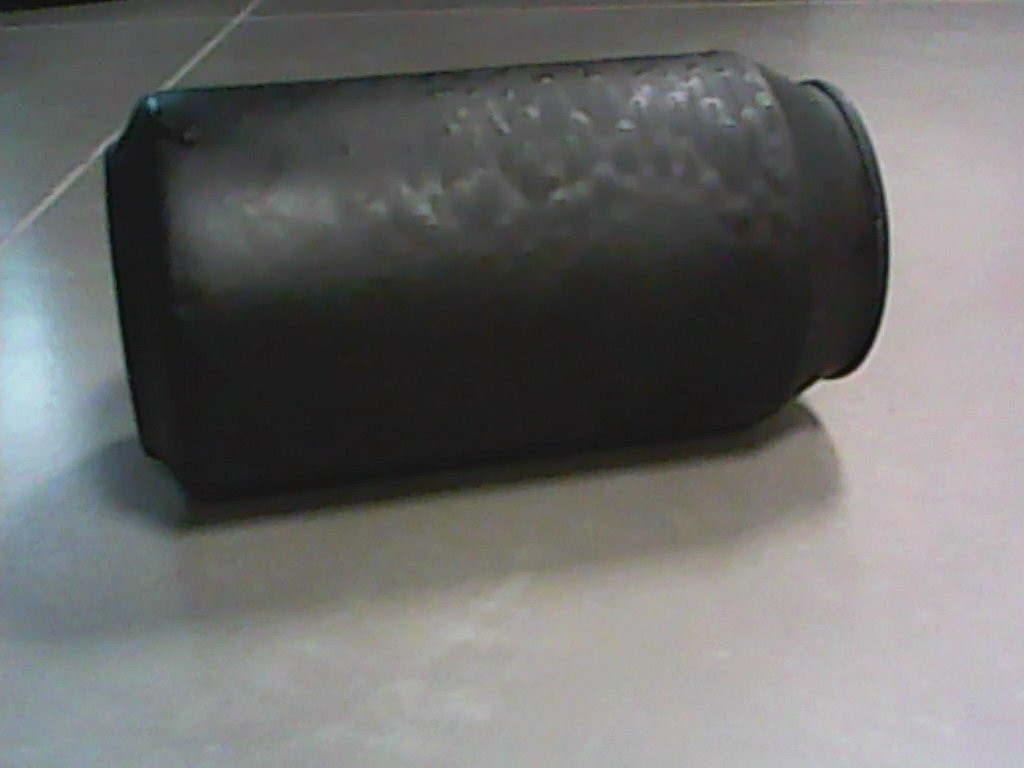
#> input picture WIN_20170322_18_30_36_Pro.jpg, 1024 x 768 px, given in place of the camera
$ python detect.py   (older library calls are emulated)
#> lines starting #> are read from the running program, lines starting #| are printed output that depends on the picture; after the words box and inside, x2 and y2 are one past the last pixel; in counts of white or black regions, pixels touching at a corner belong together
import cv2
import numpy as np
import statistics as stat
import serial
import time


#Import cascade files for classifiers
face_cascade = cv2.CascadeClassifier('haarcascade_frontalface_default.xml')
can_cascade = cv2.CascadeClassifier('can_cascade.xml')
#ser = serial.Serial('/dev/ttyACM0',9600, timeout = 5)
time.sleep(1)

#initialize cameras for video analysis and object detection
cap = cv2.VideoCapture(0)
cap.set(cv2.CAP_PROP_FRAME_WIDTH, 100);
cap.set(cv2.CAP_PROP_FRAME_HEIGHT, 100);

#cap2 = cv2.VideoCapture(2)
#cap2.set(cv2.CAP_PROP_FRAME_WIDTH, 100);
#cap2.set(cv2.CAP_PROP_FRAME_HEIGHT, 100);

#constant declaration for rgb-green value
green = (0,255,0)

inicio = True

#functions declarations
# [6 lines left out: function show, not called in this run]

def overlay_mask(mask, image):
	#make the mask rgb
    rgb_mask = cv2.cvtColor(mask, cv2.COLOR_GRAY2RGB)
    #calculates the weightes sum of two arrays. in our case image arrays
    #input, how much to weight each.
    #optional depth value set to 0 no need
    img = cv2.addWeighted(rgb_mask, 0.5, image, 0.5, 0)
    return img

def find_biggest_contour(image):
    # Copy
    image = image.copy()
    #input, gives all the contours, contour approximation compresses horizontal,
    #vertical, and diagonal segments and leaves only their end points. For example,
    #an up-right rectangular contour is encoded with 4 points.
    #Optional output vector, containing information about the image topology.
    #It has as many elements as the number of contours.
    #we dont need it

    image, contours, hierarchy = cv2.findContours(image, cv2.RETR_LIST, cv2.CHAIN_APPROX_SIMPLE)

    # Isolate largest contour
    contour_sizes = [(cv2.contourArea(contour), contour) for contour in contours]

    if len(contour_sizes) > 0:
        biggest_contour = max(contour_sizes, key=lambda x: x[0])[1]

        mask = np.zeros(image.shape, np.uint8)
        cv2.drawContours(mask, [biggest_contour], -1, 255, -1)
        return biggest_contour, mask

    else:
        return 0,0

def find_contours(image):
    image = image.copy()

    image, contours, hierarchy = cv2.findContours(image, cv2.RETR_LIST, cv2.CHAIN_APPROX_SIMPLE)
    return contours

def circle_contour(image, contour):
    # Bounding ellipse
    image_with_ellipse = image.copy()

    #ellipse = cv2.fitEllipse(contour)
    #add it
    #cv2.ellipse(image_with_ellipse, ellipse, green, 2, cv2.LINE_AA)
    return image_with_ellipse

def find_object(image):
    #RGB stands for Red Green Blue. Most often, an RGB color is stored
    #in a structure or unsigned integer with Blue occupying the least
    #significant “area” (a byte in 32-bit and 24-bit formats), Green the
    #second least, and Red the third least. BGR is the same, except the
    #order of areas is reversed. Red occupies the least significant area,
    # Green the second (still), and Blue the third.
    # we'll be manipulating pixels directly
    #most compatible for the transofrmations we're about to do
    image = cv2.cvtColor(image, cv2.COLOR_BGR2RGB)

    # Make a consistent size
    #get largest dimension
    max_dimension = max(image.shape)
    #The maximum window size is 700 by 660 pixels. make it fit in that
    ##scale = 700/max_dimension
    #resize it. same width and hieght none since output is 'image'.
    ##image = cv2.resize(image, None, fx=scale, fy=scale)

    #we want to eliminate noise from our image. clean. smooth colors without
    #dots
    # Blurs an image using a Gaussian filter. input, kernel size, how much to filter, empty)
    image_blur = cv2.GaussianBlur(image, (7, 7), 0)
    #t unlike RGB, HSV separates luma, or the image intensity, from
    # chroma or the color information.
    #just want to focus on color, segmentation
    image_blur_hsv = cv2.cvtColor(image_blur, cv2.COLOR_RGB2HSV)

    # Filter by colour
    # 0-10 hue
    #minimum red amount, max red amount
    min_color = np.array([0,0,0])
    max_color = np.array([256,256,65])
    #layer
    mask1 = cv2.inRange(image_blur_hsv, min_color, max_color)

    #birghtness of a color is hue
    # 170-180 hue
    min_color2 = np.array([0,0,0])
    max_color2 = np.array([256, 256, 65])

    mask2 = cv2.inRange(image_blur_hsv, min_color2, max_color2)

    #looking for what is in both ranges
    # Combine masks
    mask = mask1 + mask2

    # Clean up
    #we want to circle our strawberry so we'll circle it with an ellipse
    #with a shape of 15x15
    kernel = cv2.getStructuringElement(cv2.MORPH_ELLIPSE, (15, 15))
    #morph the image. closing operation Dilation followed by Erosion.
    #It is useful in closing small holes inside the foreground objects,
    #or small black points on the object.
    mask_closed = cv2.morphologyEx(mask, cv2.MORPH_CLOSE, kernel)
    #erosion followed by dilation. It is useful in removing noise
    mask_clean = cv2.morphologyEx(mask_closed, cv2.MORPH_OPEN, kernel)

    # Find biggest strawberry
    #get back list of segmented strawberries and an outline for the biggest one
    big_contour, mask_contour = find_biggest_contour(mask_clean)

    contours = find_contours(mask_clean)

    # Overlay cleaned mask on image
    # overlay mask on image, strawberry now segmented
    #overlay = image
    overlay = overlay_mask(mask_clean, image)


    # Circle biggest strawberry
    #circle the biggest one

    if (type(big_contour) == int):
        bgr = cv2.cvtColor(image, cv2.COLOR_RGB2BGR)

    else:
        circled = circle_contour(overlay, big_contour)
        #show(circled)

        #we're done, convert back to original color scheme
        bgr = cv2.cvtColor(circled, cv2.COLOR_RGB2BGR)
        image_with_com = bgr.copy()

        for contour in contours:
            moments = cv2.moments(contour)
            centre_of_mass = int(moments['m10'] / moments['m00']), int(moments['m01'] / moments['m00'])
            cv2.circle(image_with_com, centre_of_mass, 2, (0, 255, 0), -1, cv2.LINE_AA)

        bgr = image_with_com

    return bgr, contours

def find_red_object(image):
    image = cv2.cvtColor(image, cv2.COLOR_BGR2RGB)

    max_dimension = max(image.shape)

    image_blur = cv2.GaussianBlur(image, (7, 7), 0)

    image_blur_hsv = cv2.cvtColor(image_blur, cv2.COLOR_RGB2HSV)

    min_color = np.array([0,100,80])
    max_color = np.array([10,256,256])
    #layer
    mask1 = cv2.inRange(image_blur_hsv, min_color, max_color)

    #birghtness of a color is hue
    # 170-180 hue
    min_color2 = np.array([175,100,80])
    max_color2 = np.array([180, 256, 256])
    mask2 = cv2.inRange(image_blur_hsv, min_color2, max_color2)

    mask = mask1 + mask2

    kernel = cv2.getStructuringElement(cv2.MORPH_ELLIPSE, (15, 15))

    mask_closed = cv2.morphologyEx(mask, cv2.MORPH_CLOSE, kernel)

    mask_clean = cv2.morphologyEx(mask_closed, cv2.MORPH_OPEN, kernel)

    big_contour, mask_contour = find_biggest_contour(mask_clean)

    contours = find_contours(mask_clean)

    overlay = overlay_mask(mask_clean, image)

    if (type(big_contour) == int):
        bgr = cv2.cvtColor(image, cv2.COLOR_RGB2BGR)

    else:
        circled = circle_contour(overlay, big_contour)

        bgr = cv2.cvtColor(circled, cv2.COLOR_RGB2BGR)
        image_with_com = bgr.copy()

        for contour in contours:
            moments = cv2.moments(contour)
            centre_of_mass = int(moments['m10'] / moments['m00']), int(moments['m01'] / moments['m00'])
            cv2.circle(image_with_com, centre_of_mass, 2, (0, 255, 0), -1, cv2.LINE_AA)

        bgr = image_with_com

    return bgr, contours

def find_blue_object(image):
    image = cv2.cvtColor(image, cv2.COLOR_BGR2RGB)

    max_dimension = max(image.shape)

    image_blur = cv2.GaussianBlur(image, (7, 7), 0)

    image_blur_hsv = cv2.cvtColor(image_blur, cv2.COLOR_RGB2HSV)

    min_color = np.array([110,60,80])
    max_color = np.array([130,256,256])
    #layer
    mask1 = cv2.inRange(image_blur_hsv, min_color, max_color)

    #birghtness of a color is hue
    # 170-180 hue
    min_color2 = np.array([110, 60,80])
    max_color2 = np.array([130, 256, 256])
    mask2 = cv2.inRange(image_blur_hsv, min_color2, max_color2)

    mask = mask1 + mask2

    kernel = cv2.getStructuringElement(cv2.MORPH_ELLIPSE, (15, 15))

    mask_closed = cv2.morphologyEx(mask, cv2.MORPH_CLOSE, kernel)

    mask_clean = cv2.morphologyEx(mask_closed, cv2.MORPH_OPEN, kernel)

    big_contour, mask_contour = find_biggest_contour(mask_clean)

    contours = find_contours(mask_clean)

    overlay = overlay_mask(mask_clean, image)

    if (type(big_contour) == int):
        bgr = cv2.cvtColor(image, cv2.COLOR_RGB2BGR)

    else:
        circled = circle_contour(overlay, big_contour)

        bgr = cv2.cvtColor(circled, cv2.COLOR_RGB2BGR)
        image_with_com = bgr.copy()

        for contour in contours:
            moments = cv2.moments(contour)
            centre_of_mass = int(moments['m10'] / moments['m00']), int(moments['m01'] / moments['m00'])
            cv2.circle(image_with_com, centre_of_mass, 2, (0, 255, 0), -1, cv2.LINE_AA)

        bgr = image_with_com

    return bgr, contours

#Defining Coordinate x buffer for data cleaning
coorX = []

for i in range(10):
	coorX.append(0)


while True:

	#Retrieving images for both cameras.
	ret, img = cap.read()
#> img is the input picture: shape (768, 1024, 3); mean B, G, R 108.4, 109.5, 109.1
	#ret2, img2 = cap2.read()

	#Start of the image handling and the graphical presentation of the objects detected
	gray = cv2.cvtColor(img, cv2.COLOR_BGR2GRAY)
	logim = gray;
	powim = gray;


	#logaritmic and power transformations
	logim = np.log2(1 + logim.astype(np.float)).astype(np.uint8)
	eqim = cv2.equalizeHist(gray)

	powim = powim.astype(np.float)
	c = (powim.max()) / (powim.max()**(1.5))
#> c = 0.0684
	powim = (c*powim.astype(np.float)**(1.5)).astype(np.uint8)
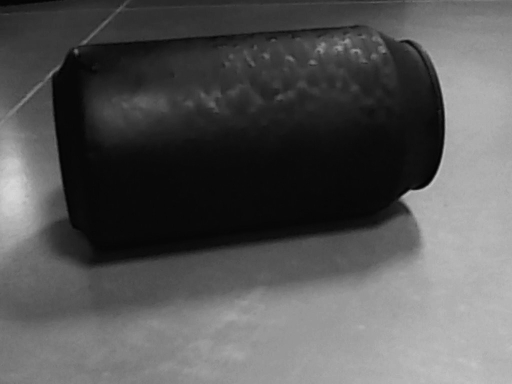
#> powim: shape (768, 1024) (shown at 1/2 size); min 2, max 214, mean 86.1

	#definition of cascade classifiers in each transformation type
	cans = can_cascade.detectMultiScale(gray)
#> cans = [[756, 69, 65, 65], [73, 84, 130, 130], [46, 274, 304, 304], [433, 75, 497, 497]]
	canseq = can_cascade.detectMultiScale(eqim)
#> canseq = 13 rows, first 6: [757, 70, 67, 67], [640, 138, 40, 40], [600, 139, 48, 48], [550, 144, 45, 45], [491, 147, 66, 66], [147, 491, 43, 43]


	#Searching for the nearest object in the vecinity, using only the y-cooordinate
	miny = 100;
	thebox = ( )
	for(x,y,w,h) in cans:
		cv2.rectangle(gray, (x,y), (x+w, y+h),(255,255,0), 2)
#> this loop made 4 passes
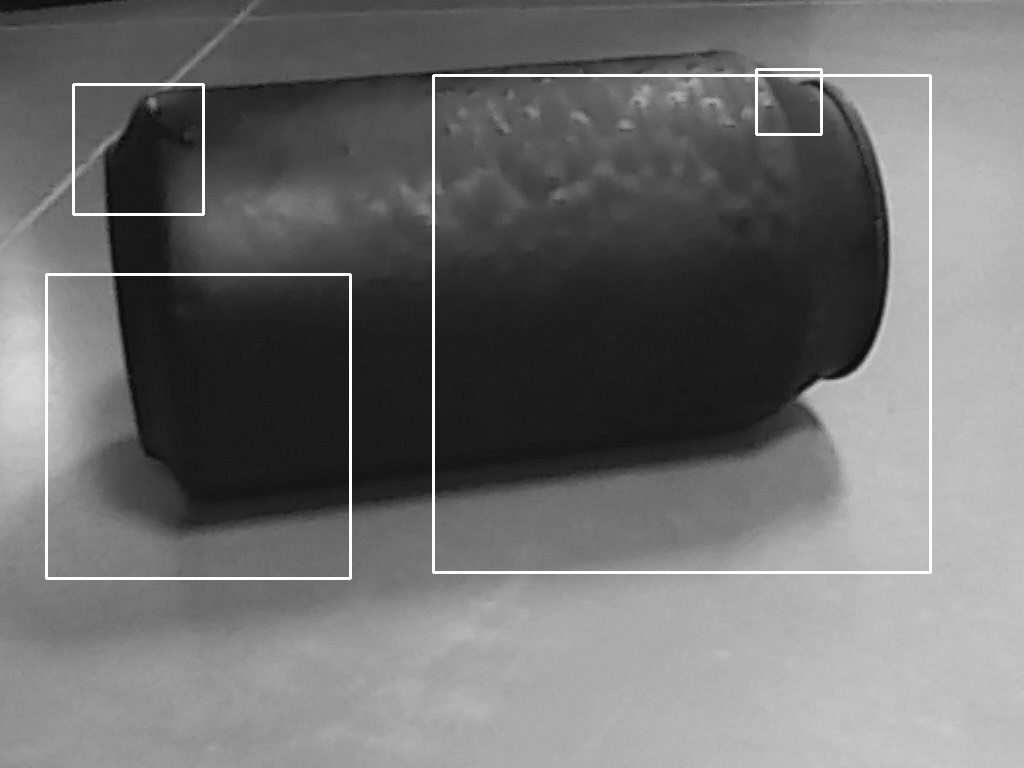
#> gray: shape (768, 1024); min 11, max 255, mean 111.5

	#center to print
	center = (0, 0)

	for i in range(len(canseq)):
		(x,y,w,h) = canseq[i]
		if y < miny:
			miny = y
			thebox = canseq[i]
			center = (x+w/2,y+h/2)
#> this loop made 13 passes
#> (x, y, w, h, miny, center) on passes 1, 8: (757, 70, 67, 67, 70, (790.5, 103.5)), (203, 14, 65, 65, 14, (235.5, 46.5))
#> after the loop, miny = 14

	if len(thebox) > 0:
		cv2.rectangle(eqim, (thebox[0],thebox[1]), (thebox[0]+thebox[2], thebox[1]+thebox[3]),(255,255,0), 2)
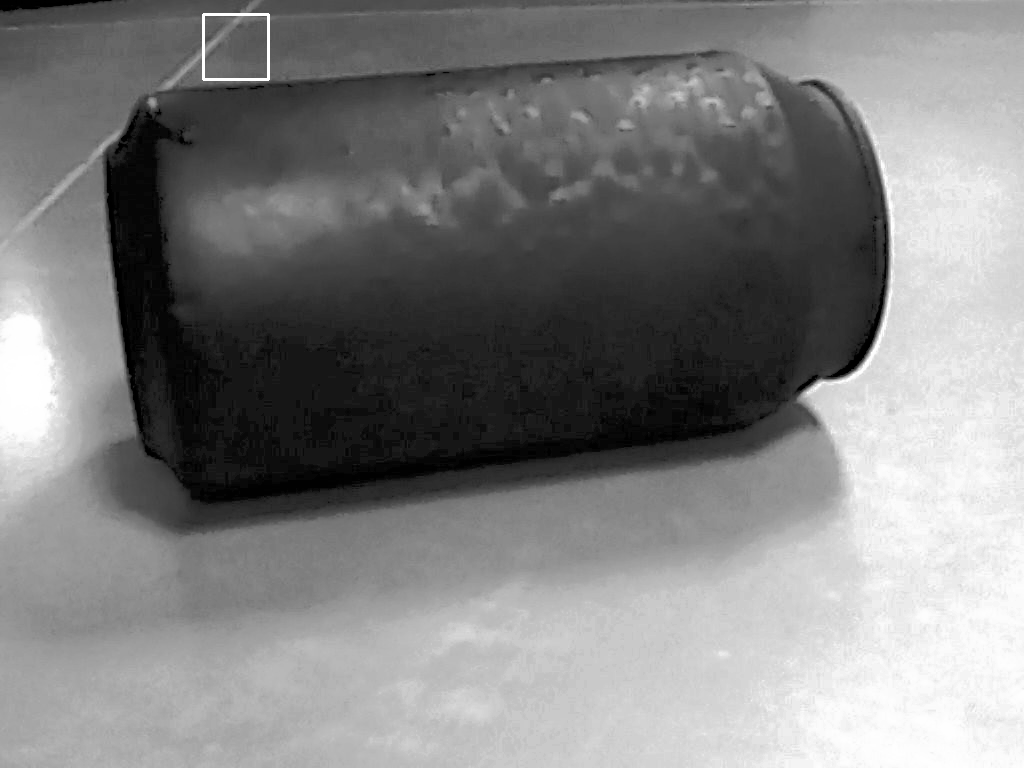
#> eqim: shape (768, 1024); min 0, max 255, mean 128.7


	#Printing the X coordinate in the console, and writing it to arduinos serial.
	coorX.pop(0)
	coorX.append(center[0])

	#valX = stat.median(coorX) - 80
	valX = center[0] - 80
#> valX = 155.5

	if valX == -80:
		valX = 0

	print(valX)
#| 155.5
	time.sleep(0.1)


	inicio == False

	imagecans, contours = find_object(img)
#> in find_object, `mask_clean = cv2.morphologyEx(mask_closed, cv2.MORPH_OPEN, kernel)`:
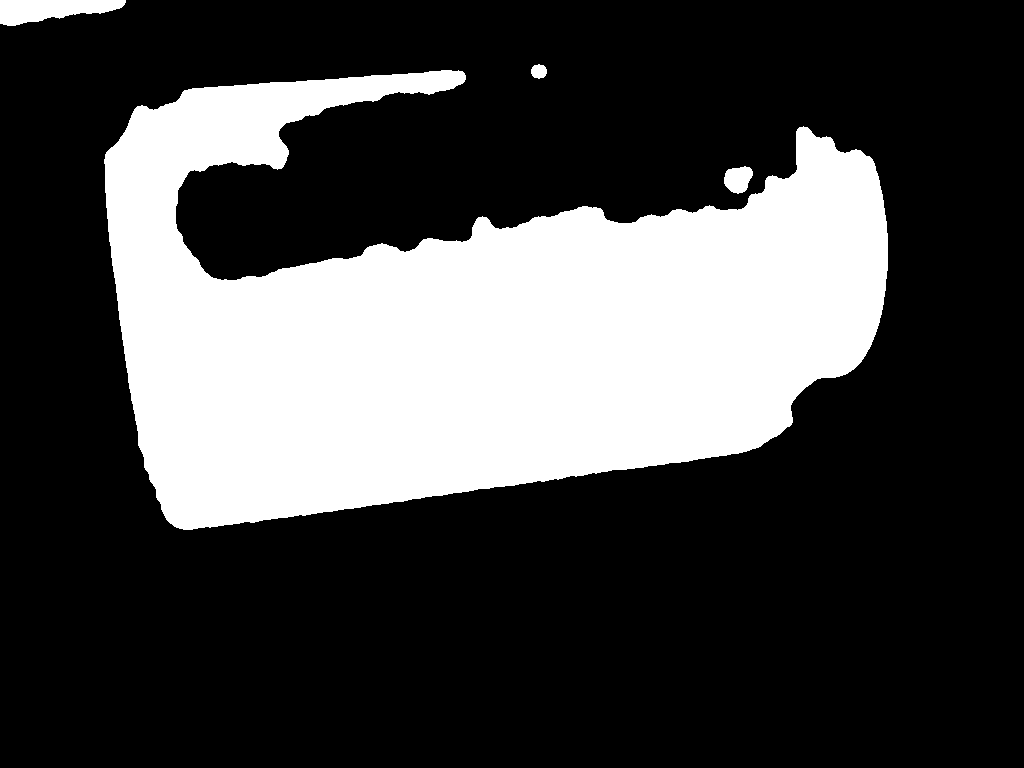
#> mask_clean: shape (768, 1024); values 0 (black) and 254 (white), 27.4% white; 4 white regions
#> in find_biggest_contour, `image, contours, hierarchy = cv2.findContours(image, cv2.RETR_LIST, cv..`: contours = 4 contours; box (x1, y1, x2, y2) and area: (104, 70, 888, 530) 211255, (0, 0, 126, 26) 2028, (724, 166, 753, 194) 553, (531, 64, 547, 79) 162
#> in find_biggest_contour, `contour_sizes = [(cv2.contourArea(contour), contour) for contour in co..`: contour_sizes = 4 items
#> in find_biggest_contour, `biggest_contour = max(contour_sizes, key=lambda x: x[0])[1]`: biggest_contour = contour of 1085 points, box (x1, y1, x2, y2) (104, 70, 888, 530), area 211255
#> in find_object, `big_contour, mask_contour = find_biggest_contour(mask_clean)`: big_contour has the same summary as biggest_contour in find_biggest_contour
#> the loop in find_object, `for contour in contours:` made 4 passes
#> centre_of_mass on passes 1 to 4: (737, 178), (470, 327), (538, 71), (50, 9)
	imagered, redcontours = find_red_object(img)
#> in find_red_object, `big_contour, mask_contour = find_biggest_contour(mask_clean)`: big_contour = 0
#> in find_red_object, `contours = find_contours(mask_clean)`: contours = []
#> in overlay_mask (call 2), `img = cv2.addWeighted(rgb_mask, 0.5, image, 0.5, 0)`:
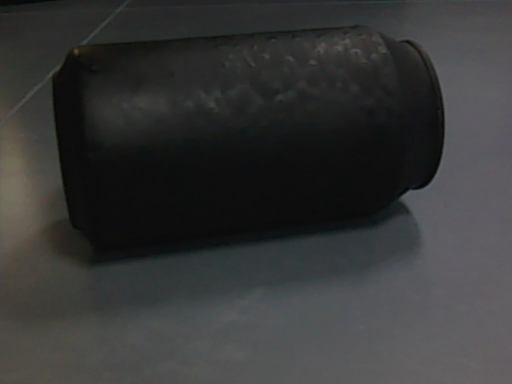
#> img: shape (768, 1024, 3) (shown at 1/2 size); mean B, G, R 54.6, 54.8, 54.2
#> redcontours = []
	imageblue, bluecontours = find_blue_object(img)
#> in find_blue_object, `big_contour, mask_contour = find_biggest_contour(mask_clean)`: big_contour = 0
#> in find_blue_object, `contours = find_contours(mask_clean)`: contours = []
#> bluecontours = []

	#creating display
	display = np.zeros(img.shape, np.uint8)

	display = cv2.putText(display,str(valX), (40,65), cv2.FONT_HERSHEY_SCRIPT_SIMPLEX, 1, (green))

	img = cv2.resize(img,(500,500))
#> img: shape (500, 500, 3)
	imagecans = cv2.resize(imagecans, (500,500))
	eqim = cv2.resize(eqim,(500,500))
#> eqim: shape (500, 500)
	display = cv2.resize(display,(500,500))
#> display: shape (500, 500, 3)
	imagered = cv2.resize(imagered, (500,500))
	imageblue = cv2.resize(imageblue, (500,500))

	eqim = cv2.cvtColor(eqim, cv2.COLOR_GRAY2BGR)
#> eqim: shape (500, 500, 3)

	col1 =  np.vstack([img, imagecans])
	col2 = 	np.vstack([display, eqim])
	col3 = np.vstack([imageblue, imagered])

	im = np.hstack([col1, col2, col3])
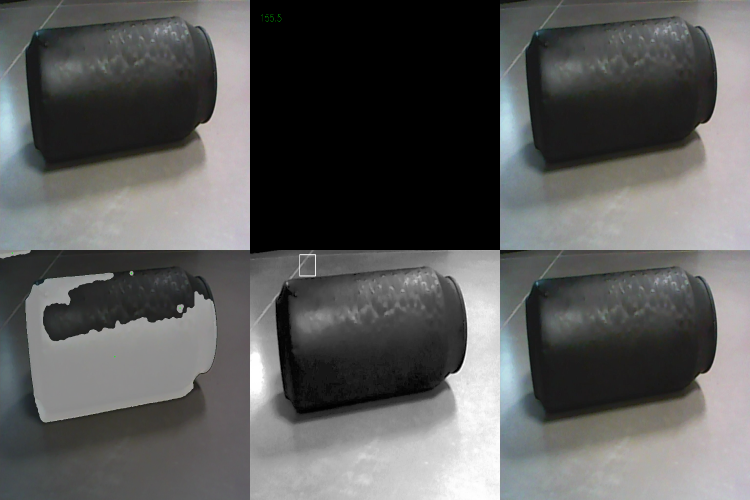
#> im: shape (1000, 1500, 3) (shown at 1/2 size); mean B, G, R 90.4, 91.1, 90.8

	cv2.imshow('gray',im)

	k = cv2.waitKey(30) & 0xff
#> (key Esc is pressed here)
	if k == 27:
		break

#> (the run stopped early here; a loop or call above may not have finished)
